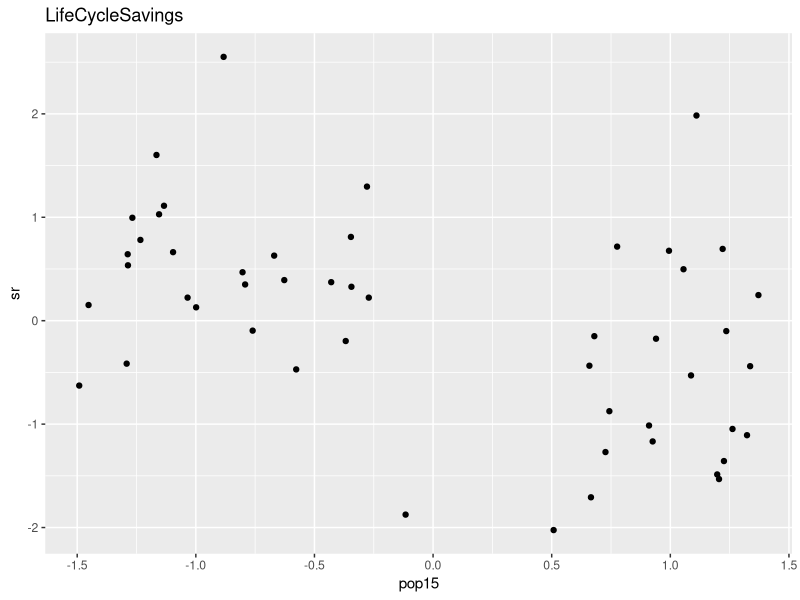
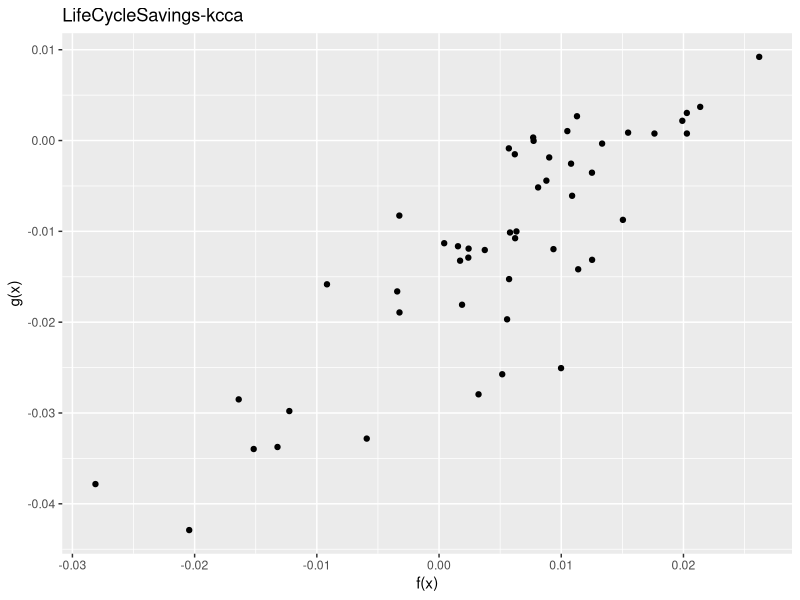

Generate these figures, in order, with R:
require(kernlab)
require(ggplot2)

d <- LifeCycleSavings
# A data frame with 50 observations on 5 variables.
#
# [,1]	sr	numeric	aggregate personal savings
# [,2]	pop15	numeric	% of population under 15
# [,3]	pop75	numeric	% of population over 75
# [,4]	dpi	numeric	real per-capita disposable income
# [,5]	ddpi	numeric	% growth rate of dpi

head(d)
#             sr pop15 pop75     dpi ddpi
# Australia 11.43 29.35  2.87 2329.68 2.87
# Austria   12.07 23.32  4.41 1507.99 3.93
# Belgium   13.17 23.80  4.43 2108.47 3.82
# Bolivia    5.75 41.89  1.67  189.13 0.22
# Brazil    12.88 42.19  0.83  728.47 4.56
# Canada     8.79 31.72  2.85 2982.88 2.43

x <- scale(d[,2:3])
y <- scale(d[,-c(2,3)])

p <- ggplot(
  d,
  aes(
    x=x[,1],
    y=y[,1]
  )
)

g <- p + geom_point(alpha=1) +
      labs(title="LifeCycleSavings", x="pop15", y="sr")
plot(g)

d.kcca <- kcca(
  x,
  y,
  kernel="rbfdot",
  kpar=list(sigma=0.5),
  gamma=1,
  ncomps=2
)

# Correlation coefficients in feature space
kcor(d.kcca)
# [1] -0.9898352  0.9898352

p <- ggplot(
  d,
  aes(
    x=xcoef(d.kcca)[,2],
    y=ycoef(d.kcca)[,2]
  )
)

g <- p + geom_point(alpha=1) +
    labs(title="LifeCycleSavings-kcca", x="f(x)", y="g(x)")
plot(g)
